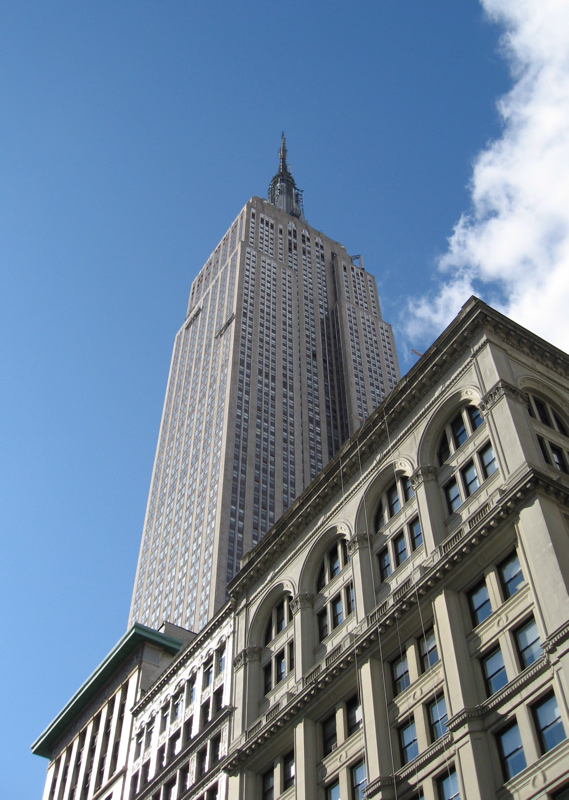
#> input picture PCV/picture/empire.jpg, 569 x 800 px
$ python '1.2.1绘制图像、点和线.py'
#> lines starting #> are read from the running program, lines starting #| are printed output that depends on the picture
#coding=utf-8
from PIL import Image
from pylab import *

img=array(Image.open('../../picture/empire.jpg'))
#> img is the input picture: shape (800, 569, 3); mean R, G, B 111.8, 131.7, 153.9
#根据矩阵的值来绘制
imshow(img)
#4个点（100,200）（100,500）
x=[100,100,400,400]
y=[200,500,200,500]

#用红色，星状绘制点
plot(x,y,'r*')
#绘制前两个点的连线
plot((100,100),(200,500))
#添加标题，显示绘制的图像
title('testing empire')
#坐标刻度值不显示
axis('off')


show()#在每个脚本里，你只能调用一次 show() 命令，而且通常是在脚本的结尾调用。注意，在 PyLab 库中，我们约定图像的左上角为坐标原点。
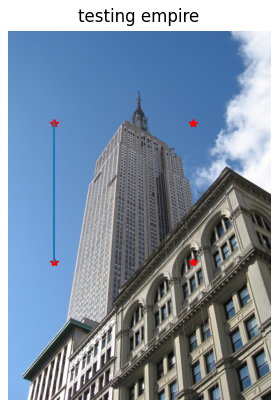
#> figure drawn by matplotlib, 1 panel
"""
plot(x,y) # 默认为蓝色实线
plot(x,y,'r*') # 红色星状标记
plot(x,y,'go-') # 带有圆圈标记的绿线
plot(x,y,'ks:') # 带有正方形标记的黑色虚线
"""

'''
用PyLab库绘图的基本颜色格式命令
颜色
'b' 蓝色
'g' 绿色
'r' 红色
'c' 青色
'm' 品红
'y' 黄色
'k' 黑色
'w' 白色
6 ｜ 第 1 章
用PyLab库绘图的基本线型格式命令
线型
'-' 实线
'--' 虚线
':' 点线
用PyLab库绘图的基本绘制标记格式命令
标记
'.' 点
'o' 圆圈
's' 正方形
'*' 星形
'+' 加号
'x' 叉号

'''

$ run again, with PCV/picture/2.jpg copied over PCV/picture/empire.jpg
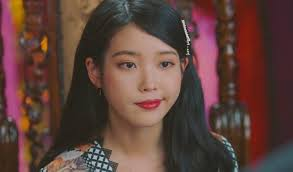
#> input picture PCV/picture/2.jpg, 293 x 172 px
#> img is the input picture: shape (172, 293, 3); mean R, G, B 95.4, 66.1, 59.5
#> `show()#在每个脚本里，你只能调用一次 show() 命令，而且通常是在脚本的结尾调用。注意，在 PyLab 库中，我们约定图像的左上角..`:
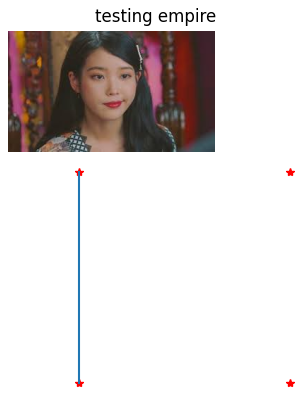
#> figure drawn by matplotlib, 1 panel
